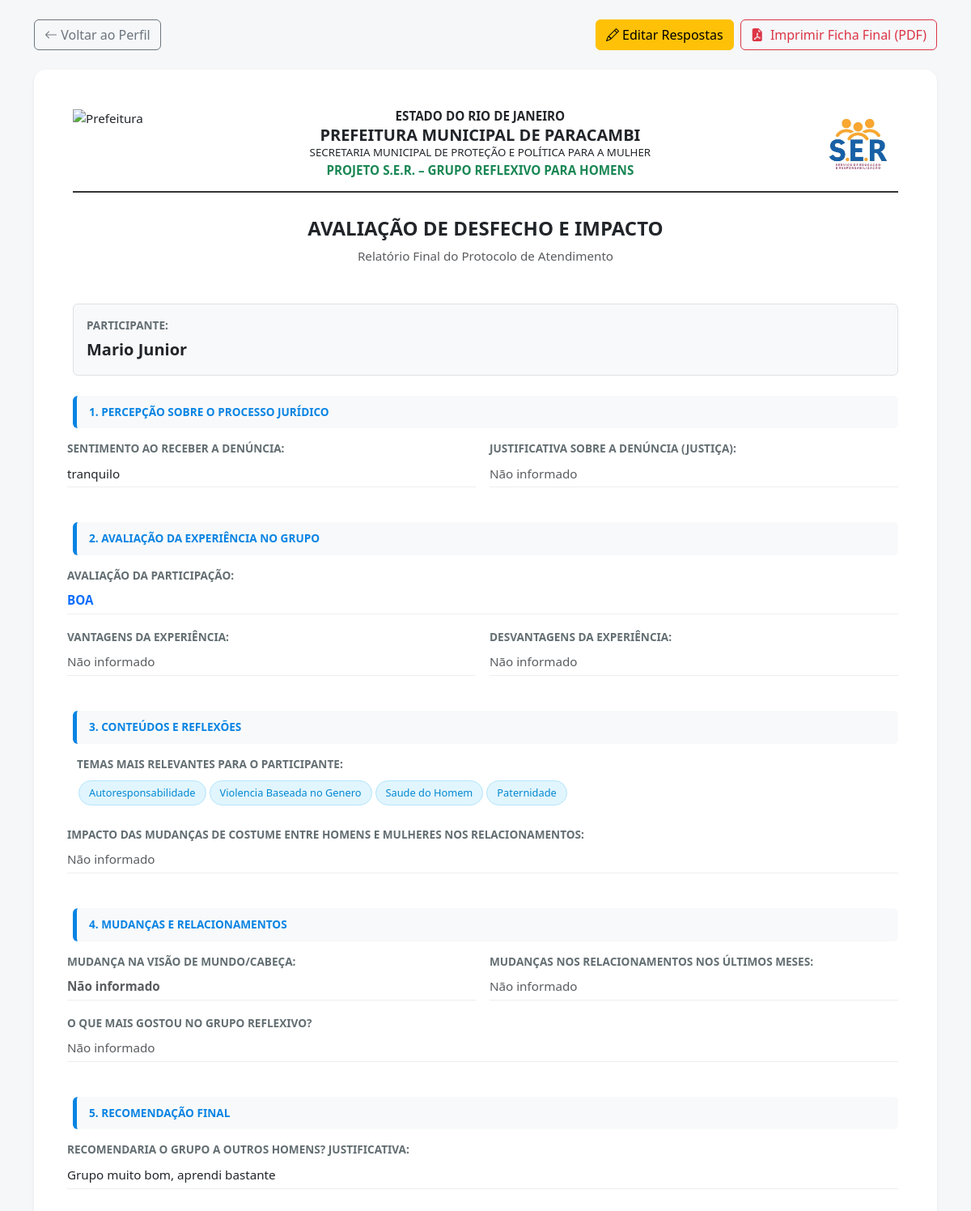
Page /public/ficha_final_ver.php?participante_id=169 (signed in) on the committed database.
### tables this page shows
CREATE TABLE `participantes` (
  `id` int(11) NOT NULL,
  `nome` varchar(120) NOT NULL,
  `numero_processo` varchar(50) DEFAULT NULL,
  `cpf` varchar(11) DEFAULT NULL,
  `data_nascimento` date DEFAULT NULL,
  `telefone` varchar(20) DEFAULT NULL,
  `email` varchar(120) DEFAULT NULL,
  `endereco` varchar(150) DEFAULT NULL,
  `bairro` varchar(100) DEFAULT NULL,
  `turma_id` int(11) DEFAULT NULL,
  `observacoes` text DEFAULT NULL,
  `criado_em` timestamp NOT NULL DEFAULT current_timestamp(),
  `caso_id` int(11) DEFAULT NULL,
  `status` enum('ativo','inativo') DEFAULT 'ativo',
  `total_passagens` int(11) DEFAULT 0
);

CREATE TABLE `ficha_avaliacao_final` (
  `id` int(11) NOT NULL,
  `participante_id` int(11) NOT NULL,
  `sentimento_denuncia` varchar(50) DEFAULT NULL,
  `acha_justa` enum('sim','nao') DEFAULT NULL,
  `motivo_denuncia` text DEFAULT NULL,
  `dificuldade_participar` enum('sim','nao') DEFAULT NULL,
  `motivo_dificuldade` text DEFAULT NULL,
  `avaliacao_participacao` enum('otima','boa','ruim') DEFAULT NULL,
  `pontos_positivos` text DEFAULT NULL,
  `pontos_negativos` text DEFAULT NULL,
  `temas_importantes` text DEFAULT NULL,
  `houve_mudanca` enum('sim','nao') DEFAULT NULL,
  `descricao_mudanca` text DEFAULT NULL,
  `gostou_grupo` enum('sim','nao') DEFAULT NULL,
  `sentimento_inicio` text DEFAULT NULL,
  `recomendaria` enum('sim','nao') DEFAULT NULL,
  `motivo_recomendacao` text DEFAULT NULL,
  `sugestoes` text DEFAULT NULL,
  `criado_em` datetime DEFAULT current_timestamp(),
  `vantagens_experiencia` text DEFAULT NULL,
  `desvantagens_experiencia` text DEFAULT NULL,
  `mudanca_visao_mundo` varchar(50) DEFAULT NULL,
  `relacao_grupo_pensamento` text DEFAULT NULL,
  `impacto_mudanca_costumes` text DEFAULT NULL,
  `mudanca_relacionamentos` text DEFAULT NULL,
  `o_que_mais_gostou` text DEFAULT NULL
);

### public/ficha_final_ver.php (the view, shortened to what this page needs)
<?php
require_once __DIR__ . '/../config/conexao.php';
$participante_id = $_GET['participante_id'] ?? $_GET['id'] ?? null;
$stmt = $pdo->prepare("SELECT nome FROM participantes WHERE id = ?");
$stmt->execute([$participante_id]);
$p = $stmt->fetch();
$stmt = $pdo->prepare("SELECT * FROM ficha_avaliacao_final WHERE participante_id = ?");
$stmt->execute([$participante_id]);
$f = $stmt->fetch();
function campo($f, $c)
{
    return !empty($f[$c]) ? nl2br(htmlspecialchars($f[$c])) : '<span class="text-muted italic">Não informado</span>';
}
?>
<!DOCTYPE html>
<html lang="pt-br">
<head>
    <link href="https://cdn.jsdelivr.net/npm/bootstrap@5.3.0/dist/css/bootstrap.min.css" rel="stylesheet">
    <link rel="stylesheet" href="https://cdn.jsdelivr.net/npm/bootstrap-icons@1.11.3/font/bootstrap-icons.min.css">
</head>
<body>
    <div class="container py-4">
        <div class="mb-4 no-print d-flex justify-content-between align-items-center">
            <a href="participantes_detalhes.php?id=<?= $participante_id ?>" class="btn btn-outline-secondary">
                <i class="bi bi-arrow-left"></i> Voltar ao Perfil
            </a>
            <div class="d-flex gap-2">
                <a href="ficha_final_editar.php?id=<?= $participante_id ?>" class="btn btn-warning">
                    <i class="bi bi-pencil"></i> Editar Respostas
                </a>
                <a href="ficha_final_pdf.php?participante_id=<?= $participante_id ?>" target="_blank" class="btn btn-outline-danger">
                    <i class="bi bi-file-earmark-pdf-fill me-1"></i> Imprimir Ficha Final (PDF)
                </a>
            </div>
        </div>
        <div class="card shadow-sm">
            <div class="card-body p-5">
                <div class="header-doc">
                    <img src="../assets/LogoPrefeitura.png" height="85" alt="Prefeitura">
                    <div class="header-text">
                        <div class="fw-bold text-uppercase">Estado do Rio de Janeiro</div>
                        <div class="fw-bold fs-5 text-uppercase">Prefeitura Municipal de Paracambi</div>
                        <div class="small text-uppercase">Secretaria Municipal de Proteção e Política para a Mulher</div>
                        <div class="fw-bold text-success mt-1">PROJETO S.E.R. – GRUPO REFLEXIVO PARA HOMENS</div>
                    </div>
                    <img src="../assets/ProjetoSER.jpg" height="85" alt="Projeto SER">
                </div>
                <div class="text-center mb-5">
                    <h4 class="fw-bold">AVALIAÇÃO DE DESFECHO E IMPACTO</h4>
                    <p class="text-muted">Relatório Final do Protocolo de Atendimento</p>
                </div>
                <div class="mb-4 p-3 border rounded bg-light">
                    <span class="label">Participante:</span>
                    <span class="fs-5 fw-bold text-dark"><?= htmlspecialchars($p['nome']) ?></span>
                </div>
                <div class="section-title">1. Percepção sobre o Processo Jurídico</div>
                <div class="row">
                    <div class="col-md-6 question-box">
                        <span class="label">Sentimento ao receber a denúncia:</span>
                        <div class="answer"><?= campo($f, 'sentimento_denuncia') ?></div>
                    </div>
                    <div class="col-md-6 question-box">
                        <span class="label">Justificativa sobre a denúncia (Justiça):</span>
                        <div class="answer"><?= campo($f, 'motivo_denuncia') ?></div>
                    </div>
                </div>
                <div class="section-title">2. Avaliação da Experiência no Grupo</div>
                <div class="row">
                    <div class="col-md-12 question-box">
                        <span class="label">Avaliação da Participação:</span>
                        <div class="answer fw-bold text-primary"><?= strtoupper(campo($f, 'avaliacao_participacao')) ?></div>
                    </div>
                    <div class="col-md-6 question-box">
                        <span class="label">Vantagens da Experiência:</span>
                        <div class="answer text-success"><?= campo($f, 'vantagens_experiencia') ?></div>
                    </div>
                    <div class="col-md-6 question-box">
                        <span class="label">Desvantagens da Experiência:</span>
                        <div class="answer text-danger"><?= campo($f, 'desvantagens_experiencia') ?></div>
                    </div>
                </div>
                <div class="section-title">3. Conteúdos e Reflexões</div>
                <div class="question-box mb-4">
                    <span class="label">Temas mais relevantes para o participante:</span>
                    <div class="mt-2">
                        <?php
                        $temas = !empty($f['temas_importantes']) ? explode(',', $f['temas_importantes']) : [];
                        if (!empty($temas)) {
                            foreach ($temas as $tema) {
                                echo '<span class="badge-theme">' . trim(htmlspecialchars($tema)) . '</span>';
                            }
                        } else {
                            echo '<span class="text-muted">Nenhum tema registrado.</span>';
                        }
                        ?>
                    </div>
                </div>
                <div class="row">
                    <div class="col-md-12 question-box">
                        <span class="label">Impacto das mudanças de costume entre homens e mulheres nos relacionamentos:</span>
                        <div class="answer"><?= campo($f, 'impacto_mudanca_costumes') ?></div>
                    </div>
                </div>
                <div class="section-title">4. Mudanças e Relacionamentos</div>
                <div class="row">
                    <div class="col-md-6 question-box">
                        <span class="label">Mudança na visão de mundo/cabeça:</span>
                        <div class="answer fw-bold"><?= campo($f, 'mudanca_visao_mundo') ?></div>
                    </div>
                    <div class="col-md-6 question-box">
                        <span class="label">Mudanças nos relacionamentos nos últimos meses:</span>
                        <div class="answer"><?= campo($f, 'mudanca_relacionamentos') ?></div>
                    </div>
                    <div class="col-md-12 question-box">
                        <span class="label">O que mais gostou no Grupo Reflexivo?</span>
                        <div class="answer"><?= campo($f, 'o_que_mais_gostou') ?></div>
                    </div>
                </div>
                <div class="section-title">5. Recomendação Final</div>
                <div class="row">
                    <div class="col-md-12 question-box">
                        <span class="label">Recomendaria o grupo a outros homens? Justificativa:</span>
                        <div class="answer"><?= campo($f, 'motivo_recomendacao') ?></div>
                    </div>
                </div>
            </div>
        </div>
    </div>
</body>
</html>

### public/ficha_final_ver.php (style rules this page uses)
body { background: #f5f7f9; color: #2d3436; font-size: 0.95rem; }
.card { border-radius: 15px; border: none; }
.header-doc { display: flex; align-items: center; border-bottom: 2px solid #333; padding-bottom: 15px; margin-bottom: 30px; }
.header-text { text-align: center; flex: 1; line-height: 1.3; }
.section-title { background: #f8f9fa; font-weight: 800; padding: 10px 15px; border-radius: 6px; margin: 25px 0 15px 0; text-transform: uppercase; font-size: 0.85rem; color: #0984e3; border-left: 5px solid #0984e3; }
.question-box { margin-bottom: 18px; padding-left: 5px; }
.label { font-weight: 700; color: #636e72; display: block; font-size: 0.85rem; text-transform: uppercase; margin-bottom: 4px; }
.answer { background: #fff; padding: 5px 0; border-bottom: 1px solid #eee; min-height: 25px; }
.badge-theme { background: #e1f5fe; color: #0288d1; border: 1px solid #b3e5fc; padding: 5px 12px; border-radius: 20px; font-size: 0.8rem; display: inline-block; margin: 2px; }

### rows in the picture
participantes: nome "Mario Junior"
ficha_avaliacao_final: sentimento_denuncia "tranquilo BOA Grupo muito bom, aprendi bastante", temas_importantes "Autoresponsabilidade", temas_importantes "Violencia Baseada no Genero", temas_importantes "Saude do Homem", temas_importantes "Paternidade"
